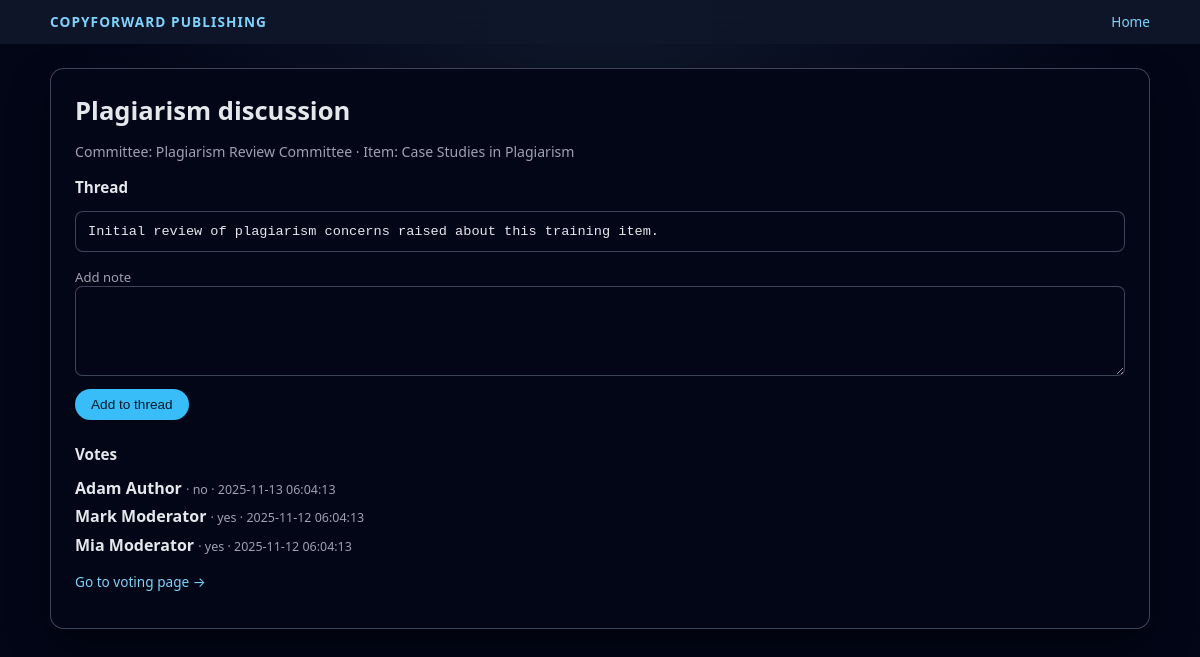
Page /src/moderator/plagiarism_discussion.php?id=1 (signed in) on the committed database.
### tables this page shows
CREATE TABLE discussions (
    id              INT UNSIGNED AUTO_INCREMENT PRIMARY KEY,
    committee_id    INT UNSIGNED NOT NULL,
    item_id         INT UNSIGNED NOT NULL,
    status_id       TINYINT UNSIGNED NOT NULL,
    subject         VARCHAR(255) NOT NULL,
    content         TEXT NOT NULL,
    created_by      INT UNSIGNED NOT NULL,
    created_on      DATETIME NOT NULL DEFAULT CURRENT_TIMESTAMP,

    CONSTRAINT fk_discussions_committee
        FOREIGN KEY (committee_id) REFERENCES committees(id)
        ON DELETE CASCADE,
    CONSTRAINT fk_discussions_item
        FOREIGN KEY (item_id) REFERENCES items(id)
        ON DELETE CASCADE,
    CONSTRAINT fk_discussions_status
        FOREIGN KEY (status_id) REFERENCES discussion_statuses(id),
    CONSTRAINT fk_discussions_created_by
        FOREIGN KEY (created_by) REFERENCES members(id)
        ON DELETE RESTRICT
);

CREATE TABLE committees (
    id           INT UNSIGNED AUTO_INCREMENT PRIMARY KEY,
    name         VARCHAR(255) NOT NULL,
    description  TEXT NULL,
    created_at   DATETIME NOT NULL DEFAULT CURRENT_TIMESTAMP,
    updated_at   DATETIME NOT NULL DEFAULT CURRENT_TIMESTAMP ON UPDATE CURRENT_TIMESTAMP
);

CREATE TABLE items (
    id                 INT UNSIGNED AUTO_INCREMENT PRIMARY KEY,
    author_id          INT UNSIGNED NOT NULL,    
    title              VARCHAR(255) NOT NULL,
    description        TEXT NULL,
    file_path          VARCHAR(255) NOT NULL,
    upload_date        DATETIME NOT NULL DEFAULT CURRENT_TIMESTAMP,
    status_id          TINYINT UNSIGNED NOT NULL,
    version_parent_id  INT UNSIGNED NULL,        

    CONSTRAINT fk_items_author
        FOREIGN KEY (author_id) REFERENCES authors(member_id)
        ON DELETE RESTRICT,
    CONSTRAINT fk_items_status
        FOREIGN KEY (status_id) REFERENCES item_statuses(id),
    CONSTRAINT fk_items_version_parent
        FOREIGN KEY (version_parent_id) REFERENCES items(id)
        ON DELETE SET NULL
);

CREATE TABLE votes (
    id             INT UNSIGNED AUTO_INCREMENT PRIMARY KEY,
    discussion_id  INT UNSIGNED NOT NULL,
    voter_id       INT UNSIGNED NOT NULL,
    vote_option_id TINYINT UNSIGNED NOT NULL,
    vote_date      DATETIME NOT NULL DEFAULT CURRENT_TIMESTAMP,

    CONSTRAINT fk_votes_discussion
        FOREIGN KEY (discussion_id) REFERENCES discussions(id)
        ON DELETE CASCADE,
    CONSTRAINT fk_votes_voter
        FOREIGN KEY (voter_id) REFERENCES members(id)
        ON DELETE CASCADE,
    CONSTRAINT fk_votes_option
        FOREIGN KEY (vote_option_id) REFERENCES vote_options(id),
    CONSTRAINT uq_votes_discussion_voter UNIQUE (discussion_id, voter_id)
);

CREATE TABLE members (
    id               INT UNSIGNED AUTO_INCREMENT PRIMARY KEY,
    introducer_id    INT UNSIGNED NULL,
    name             VARCHAR(255) NOT NULL,
    org              VARCHAR(255) NULL,
    address          VARCHAR(255) NULL,
    primary_email    VARCHAR(255) NOT NULL UNIQUE,
    recovery_email   VARCHAR(255) NULL,
    password_hash    VARCHAR(255) NOT NULL,
    auth_matrix      TEXT NULL,                 
    matrix_expiry    DATETIME NULL,
    orcid            VARCHAR(32) NULL,
    role_id          TINYINT UNSIGNED NOT NULL,
    status_id        TINYINT UNSIGNED NOT NULL,
    created_at       DATETIME NOT NULL DEFAULT CURRENT_TIMESTAMP,
    updated_at       DATETIME NOT NULL DEFAULT CURRENT_TIMESTAMP ON UPDATE CURRENT_TIMESTAMP,

    CONSTRAINT fk_members_role
        FOREIGN KEY (role_id) REFERENCES roles(id),
    CONSTRAINT fk_members_status
        FOREIGN KEY (status_id) REFERENCES member_statuses(id),
    CONSTRAINT fk_members_introducer
        FOREIGN KEY (introducer_id) REFERENCES members(id)
        ON DELETE SET NULL
);

CREATE TABLE vote_options (
    id           TINYINT UNSIGNED AUTO_INCREMENT PRIMARY KEY,
    code         VARCHAR(32) NOT NULL UNIQUE,    
    description  VARCHAR(255) NULL
);

### src/includes/helpers.php (called while the page is built, shortened)
<?php
function e(string $value): string
{
    return htmlspecialchars($value, ENT_QUOTES | ENT_SUBSTITUTE, 'UTF-8');
}

### src/moderator/plagiarism_discussion.php (the view, shortened to what this page needs)
<?php
require_once __DIR__ . '/../includes/helpers.php';
$pdo = cfp_get_pdo();
$discussionId = isset($_GET['id']) ? (int)$_GET['id'] : 0;
$discussion = null;
if ($discussionId > 0) {
    $stmt = $pdo->prepare('
        SELECT d.*, ct.name AS committee_name, i.title AS item_title
        FROM discussions d
        JOIN committees ct ON d.committee_id = ct.id
        JOIN items i ON d.item_id = i.id
        WHERE d.id = :id
    ');
    $stmt->execute(['id' => $discussionId]);
    $discussion = $stmt->fetch();
}
$votesStmt = $pdo->prepare('
    SELECT v.id, v.vote_date, vo.code AS vote_code, m.name AS voter_name
    FROM votes v
    JOIN vote_options vo ON v.vote_option_id = vo.id
    JOIN members m ON v.voter_id = m.id
    WHERE v.discussion_id = :id
    ORDER BY v.vote_date DESC
');
$votesStmt->execute(['id' => $discussionId]);
$votes = $votesStmt->fetchAll();
?>
<!DOCTYPE html>
<html lang="en">
<head>
    <link rel="stylesheet" href="/assets/css/main.css">
</head>
<body class="cfp-shell">
<header class="cfp-header">
    <div class="cfp-header-inner">
        <div class="cfp-logo"><a href="/index.php">CopyForward Publishing</a></div>
        <nav class="cfp-nav">
            <a href="/index.php">Home</a>
        </nav>
    </div>
</header>
<main class="cfp-main">
    <div class="cfp-main-inner">
        <section class="cfp-panel">
            <h1 class="cfp-h1">Plagiarism discussion</h1>
            <p class="cfp-muted">
                Committee: <?php echo e($discussion['committee_name']); ?> ·
                Item: <?php echo e($discussion['item_title']); ?>
            </p>
            <h2 style="font-size:0.95rem; margin-top:1rem;">Thread</h2>
            <pre style="white-space:pre-wrap; background:#020617; padding:0.75rem; border-radius:0.5rem; border:1px solid rgba(148,163,184,.4); font-size:0.85rem;"><?php echo e($discussion['content']); ?></pre>
            <form method="post" style="margin-top:1rem;">
                <label class="cfp-label">
                    Add note
                    <textarea class="cfp-textarea" name="note" required></textarea>
                </label>
                <button class="cfp-btn cfp-btn-primary" type="submit" name="append_note" value="1" style="margin-top:0.6rem;">Add to thread</button>
            </form>
            <div style="margin-top:1.5rem;">
                <h2 style="font-size:0.95rem;">Votes</h2>
                <ul class="cfp-list">
                    <?php foreach ($votes as $v): ?>
                        <li>
                            <strong><?php echo e($v['voter_name']); ?></strong>
                            <span class="cfp-muted" style="font-size:0.78rem;">
                                · <?php echo e($v['vote_code']); ?> · <?php echo e($v['vote_date']); ?>
                            </span>
                        </li>
                    <?php endforeach; ?>
                </ul>
            </div>
            <p style="margin-top:1rem; font-size:0.85rem;">
                <a href="/moderator/plagiarism_vote.php?discussion_id=<?php echo (int)$discussionId; ?>">Go to voting page →</a>
            </p>
        </section>
    </div>
</main>
</body>
</html>

### assets/css/main.css (style rules this page uses)
:root { --cfp-bg: #020617; --cfp-bg-panel: #020617; --cfp-border: rgba(148, 163, 184, 0.4); --cfp-text: #e5e7eb; --cfp-muted: #9ca3af; --cfp-accent: #38bdf8; --cfp-accent-soft: #0ea5e9; --cfp-success: #22c55e; --cfp-danger: #ef4444; }
*, *::before, *::after { box-sizing: border-box; }
body { margin: 0; font-family: system-ui, -apple-system, BlinkMacSystemFont, "Segoe UI", sans-serif; background: radial-gradient(circle at top, #0f172a, #020617 55%); color: var(--cfp-text); }
a { color: #7dd3fc; text-decoration: none; }
.cfp-shell { min-height: 100vh; display: flex; flex-direction: column; }
.cfp-header { padding: 0.75rem 1.5rem; border-bottom: 1px solid rgba(15, 23, 42, 0.9); background: rgba(15, 23, 42, 0.95); backdrop-filter: blur(14px); position: sticky; top: 0; z-index: 20; }
.cfp-header-inner { max-width: 1100px; margin: 0 auto; display: flex; align-items: center; justify-content: space-between; }
.cfp-logo { font-weight: 600; letter-spacing: 0.08em; text-transform: uppercase; font-size: 0.85rem; }
.cfp-nav { display: flex; gap: 1rem; font-size: 0.85rem; }
.cfp-main { flex: 1; padding: 1.5rem; }
.cfp-main-inner { max-width: 1100px; margin: 0 auto; }
.cfp-panel { background: var(--cfp-bg-panel); border-radius: 0.85rem; border: 1px solid var(--cfp-border); box-shadow: 0 18px 40px rgba(0, 0, 0, 0.45); padding: 1.5rem; }
.cfp-h1 { margin: 0 0 0.5rem; font-size: 1.6rem; }
.cfp-muted { color: var(--cfp-muted); font-size: 0.88rem; }
.cfp-list { list-style: none; padding: 0; margin: 0.5rem 0 0; }
.cfp-list li + li { margin-top: 0.4rem; }
.cfp-btn { display: inline-flex; align-items: center; justify-content: center; border-radius: 999px; border: none; padding: 0.5rem 1rem; font-size: 0.85rem; cursor: pointer; font-weight: 500; }
.cfp-btn-primary { background: var(--cfp-accent); color: #0f172a; }
.cfp-input, .cfp-select, .cfp-textarea { width: 100%; padding: 0.45rem 0.6rem; border-radius: 0.45rem; border: 1px solid var(--cfp-border); background: #020617; color: var(--cfp-text); font-size: 0.9rem; }
.cfp-textarea { min-height: 90px; }
.cfp-label { display: block; font-size: 0.82rem; color: var(--cfp-muted); margin-top: 0.75rem; }

### rows in the picture
discussions: committee.name "Plagiarism Review Committee", item.title "Case Studies in Plagiarism", content "Initial review of plagiarism concerns raised about this training item."
votes: voter.name "Adam Author", vote_option.code "no", vote_date "2025-11-13 06:04:13"
votes: voter.name "Mark Moderator", vote_option.code "yes", vote_date "2025-11-12 06:04:13"
votes: voter.name "Mia Moderator", vote_option.code "yes", vote_date "2025-11-12 06:04:13"
